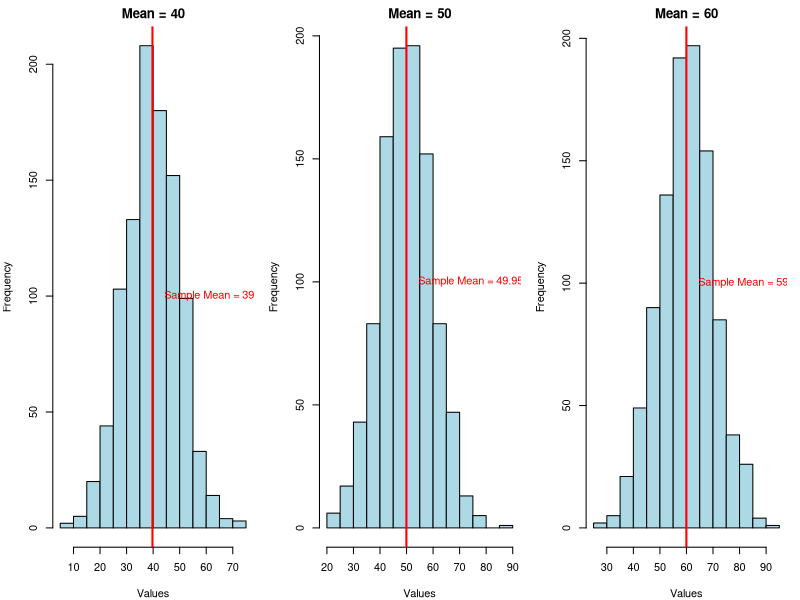

This chart was generated by the following R code:
# Set a seed for reproducibility
set.seed(42)

# Create a vector of means to illustrate varying mean
means <- c(40, 50, 60)

# Plot the normal distribution for each mean
par(mfrow = c(1, length(means)), mar = c(4, 4, 2, 1))

for (mean_val in means) {
  data <- rnorm(1000, mean = mean_val, sd = 10)
  hist(data, main = paste("Mean =", mean_val), xlab = "Values", col = "lightblue", border = "black")
  
  # Add a vertical line at the mean
  abline(v = mean(data), col = "red", lwd = 2)
  
  # Add text to label the mean
  text(mean(data) + 2, 100, paste("Sample Mean =", round(mean(data), 2)), col = "red", pos = 4)
}

# Reset graphical parameters
par(mfrow = c(1, 1), mar = c(5, 4, 4, 2))
